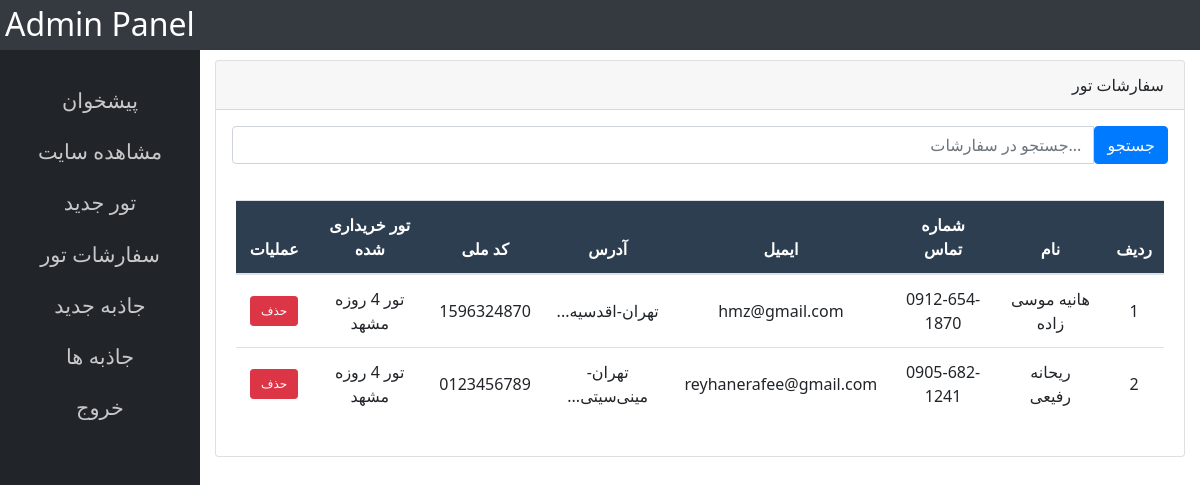
/panel-admin/orders.php, run on the app's committed database.
### tables this page shows
CREATE TABLE `orders` (
  `o_id` int(11) NOT NULL,
  `name` varchar(100) NOT NULL,
  `email` varchar(100) NOT NULL,
  `phone` varchar(11) NOT NULL,
  `address` text NOT NULL,
  `code` varchar(20) NOT NULL,
  `t_id` int(11) DEFAULT NULL,
  `user_id` int(11) DEFAULT NULL,
  `travelers` int(11) DEFAULT 1,
  `notes` text DEFAULT NULL,
  `total_price` int(11) DEFAULT NULL,
  `tracking_code` varchar(50) DEFAULT NULL,
  `status` enum('pending','paid','cancelled') DEFAULT 'pending',
  `payment_date` timestamp NULL DEFAULT NULL,
  `payment_method` varchar(50) DEFAULT NULL,
  `card_number_last4` varchar(4) DEFAULT NULL,
  `created_at` timestamp NOT NULL DEFAULT current_timestamp()
);

CREATE TABLE `tours` (
  `t_id` int(11) NOT NULL,
  `title` varchar(100) NOT NULL,
  `description` text NOT NULL,
  `image_path` varchar(255) DEFAULT NULL,
  `price` varchar(100) NOT NULL,
  `updated_at` datetime DEFAULT NULL
);

### panel-admin/orders.php (the view, shortened to what this page needs)
<!DOCTYPE html>
<html lang="en" >
<head>
    <link rel="stylesheet" href="css/bootstrap.min.css">
    <link rel="stylesheet" href="style.css">
</head>
<body>
<nav class="nav top-bar">
    <h2 class="float-left">Admin Panel</h2>
</nav>
<div class="container-fluid">
    <div class="row admin-panel">
        <div class="col-2">
            <div class="list-item">
                <a href="index.php">پیشخوان</a>
                <a href="../index.html">مشاهده سایت</a>
                <a href="add-new-tour.html">تور جدید</a>
                <a href="orders.php">سفارشات تور</a>
                <a href="add-new-jazebe.html">جاذبه جدید</a>
                <a href="jazebeha.php">جاذبه ها</a>
                <a href="../php/logout.php">خروج</a>
            </div>
        </div>
        <div class="col-10">
            <div class="card mb-3">
                <div class="card-header">
                    سفارشات تور
                </div>
                <form action="orders.php" method="get" class="p-3">
                    <div class="input-group">
                        <input type="text" placeholder="جستجو در سفارشات..." name="search"
                               class="form-control text-end"
                               value="<?php echo isset($_GET['search']) ? htmlspecialchars($_GET['search']) : ''; ?>">
                        <button class="btn btn-primary" type="submit">جستجو</button>
                    </div>
                </form>
                <div class="card-body">
                    <div class="table-responsive">
                        <table class="table table-hover" style="direction: rtl">
                            <thead>
                                <tr>
                                    <th>ردیف</th>
                                    <th>نام</th>
                                    <th>شماره تماس</th>
                                    <th>ایمیل</th>
                                    <th>آدرس</th>
                                    <th>کد ملی</th>
                                    <th>تور خریداری شده</th>
                                    <th>عملیات</th>
                                </tr>
                            </thead>
                            <tbody>
                                <?php
                                $servername = "localhost";
                                $username = "root";
                                $password = "";
                                $dbname = "my_tourist_db";
                                $conn = new mysqli($servername, $username, $password, $dbname);
                                $conn->set_charset("utf8");
                                $sql = "SELECT orders.*, tours.title as tour_title
                                        FROM orders
                                        LEFT JOIN tours ON orders.t_id = tours.t_id";
                                $sql .= " ORDER BY orders.o_id DESC";
                                $result = $conn->query($sql);
                                if ($result && $result->num_rows > 0) {
                                    $counter = 1;
                                    while($row = $result->fetch_assoc()) {
                                        echo "<tr>";
                                        echo "<td>" . $counter . "</td>";
                                        echo "<td>" . htmlspecialchars($row['name']) . "</td>";
                                        echo "<td>" . htmlspecialchars($row['phone']) . "</td>";
                                        echo "<td>" . htmlspecialchars($row['email']) . "</td>";
                                        echo "<td>" . htmlspecialchars(substr($row['address'], 0, 30)) . "...</td>";
                                        echo "<td>" . htmlspecialchars($row['code']) . "</td>";
                                        echo "<td>" . htmlspecialchars($row['tour_title'] ?? 'ناشناخته') . "</td>";
                                        echo "<td>";
                                        echo "<div class='action-buttons'>";
                                        echo "<a href='delete-order.php?id=" . $row['o_id'] . "' class='btn btn-danger btn-sm'
                                               onclick='return confirm(\"آیا از حذف این سفارش مطمئن هستید؟\")'>حذف</a>";
                                        echo "</div>";
                                        echo "</td>";
                                        echo "</tr>";
                                        $counter++;
                                    }
                                }
                                ?>
                            </tbody>
                        </table>
                    </div>
                </div>
            </div>
        </div>
    </div>
</div>
</body>
</html>

### panel-admin/style.css (style rules this page uses)
* { margin: 0; padding: 0; }
.top-bar { background: #343a40; color: #ffffff; height: 50px; }
nav h2 { padding: 5px; }
.admin-panel { height: auto; }
.admin-panel .col-2 { padding: 15px; height: 800px; background: #212529; font-size: 1.3rem; text-decoration: none; }
.admin-panel .col-10 { display: block; text-align: end; margin-top: 10px; }
.admin-panel .col-10 form input , .admin-panel .col-10 form textarea, .admin-panel .col-10 form select { text-align: end; }
.admin-panel .col-2 .list-item a { display: block; text-align: center; margin-top: 20px; color: rgba(255, 255, 255, 0.75); }
.table td, .table th { vertical-align: middle; text-align: center; }

### panel-admin/orders.php (style rules this page uses)
body { font-family: 'Segoe UI', Tahoma, Geneva, Verdana, sans-serif; }
.table th { background-color: #2c3e50; color: white; text-align: center; }
.table td { text-align: center; vertical-align: middle; }
.action-buttons .btn { margin: 2px; font-size: 12px; padding: 5px 10px; }

### data on the page
orders: name "هانیه موسی زاده", email "hmz@gmail.com", address "تهران-اقدسیه", code "1596324870", t.title "تور 4 روزه مشهد"
orders: name "ریحانه رفیعی", email "reyhanerafee@gmail.com", address "تهران-مینی‌سیتی", code "0123456789", t.title "تور 4 روزه مشهد"
